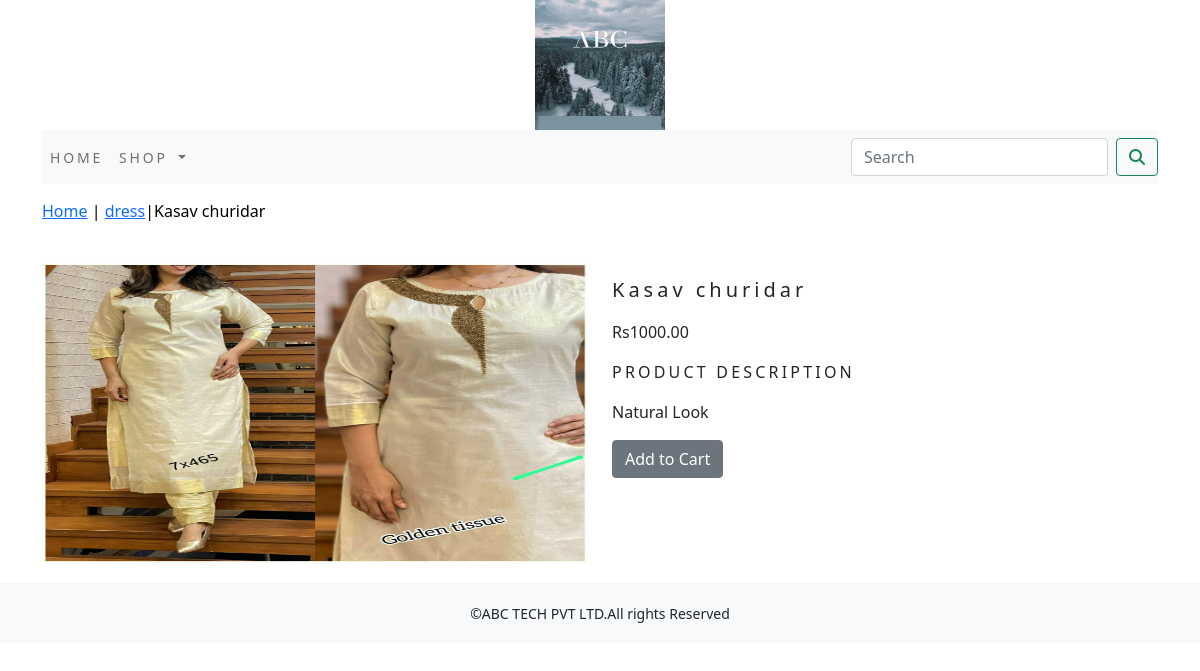
The page /shops/dress/kasav-churidar/ on the database its author committed.
### shops/models.py (models this page shows, shortened)
class Product(models.Model):
    name = models.CharField(max_length=250, unique=True)
    slug = models.SlugField(max_length=250, unique=True)
    description = models.TextField(blank=True)
    price = models.DecimalField(max_digits=10, decimal_places=2)
    category = models.ForeignKey(Category, on_delete=models.CASCADE)
    image = models.ImageField(upload_to='product', blank=True)
    stock = models.IntegerField()
    available = models.BooleanField(default=True)
    created = models.DateTimeField(auto_now_add=True)
    updated = models.DateTimeField(auto_now=True)
    class Meta:
        ordering = ('name',)
        verbose_name = 'product'
        verbose_name_plural = 'products'

class Category(models.Model):
    name = models.CharField(max_length=250, unique=True)
    slug = models.SlugField(max_length=250, unique=True)
    description = models.TextField(blank=True)
    image = models.ImageField(upload_to='category', blank=True)
    class Meta:
        ordering = ('name',)
        verbose_name = 'category'
        verbose_name_plural = 'categories'
    def get_url(self):
        return reverse('shops:products_by_category', args=[self.slug])
    def __str__(self):
        return '{}'.format(self.name)

### shops/views.py (the view)
# urls.py: path('<slug:c_slug>/<slug:product_slug>/', views.proDetail, name='prodCatdetail'),
def proDetail(request, c_slug, product_slug):
    try:
        product = Product.objects.get(category__slug=c_slug, slug=product_slug)
    except Exception as e:
        raise e
    return render(request, 'product.html', {'product': product})

### cart/context_processors.py (called while the page is built)
def counter(request):
    item_count=0
    if 'admin' in request.path:
        return '{}'
    else:
        try:
            cart=Cart.objects.filter(cart_id=_cart_id(request))
            car_items=CartItem.objects.all().filter(cart=cart[:1])
            for cart_item in car_items:
                item_count += cart_item.quantity
        except Cart.DoesNotExist:
            item_count=0
    return dict(item_count=item_count)

### cart/views.py (called while the page is built)
def _cart_id(request):
    cart = request.session.session_key
    if not cart:
        cart = request.session.create()
    return cart

### shops/context_processors.py (called while the page is built)
def menu_links(request):
    links=Category.objects.all()
    return dict(links=links)

### templates/product.html (shortened to what this page needs)
{% extends 'base.html' %}
{% load static %}
{% block content %}
<div class="row my_prod_row_class">
  <div class="mx_auto">
    <p><a href="{% url 'shops:allProdCat' %}">Home</a> | <a href="{{product.category.get_url}}">{{product.category}}</a>|{{product.name}} </p>
  </div>
    <div class="container">
<br>
<div class="row">
    <div class="col-12 col-sm-12 col-md-12 col-lg-6 text-center">
        <div style="min-width:18rem">
            <img class="card-img-top my_image image-resize" src="{{product.image.url}}" alt="{{product.name}}">
        </div>
    </div>
            <div class="col-12 col-sm-12 col-md-12 col-lg-6 ">
                <div>
            <h1 class="my_prod_title" >{{product.name}}</h1>
            <p>Rs{{product.price}}</p>
                <p class="my_title">Product Description</p>
            <p class="text-justify my_prod_text">{{product.description}}</p>
            {% if product.stock <= 0 %}
              <p class="text-justify my_prod_text"><b>Out Of Stock</b></p>
            {% else %}
              <a class="btn btn-secondary" href="{% url 'cart:add_cart' product.id %}">Add to Cart</a>
            {% endif %}
        </div>
        </div>
</div>
</div>
</div>
{% endblock%}

### static/css/custom.css (style rules this page uses)
body { font-family:'Roboto', sans-serif; }
.my_image { display:flex; }
.my_title { font-size:16px; text-transform:uppercase; letter-spacing:.2em; }
.image-resize { height:300px; }
.my_prod_row_class { padding-top:15px; padding-bottom:20px; }
.my_prod_row_class .mx_auto { color:#000; font-size12px; text-decoration:none; }
.my_prod_title { font-size:20px; text_transform:uppercase; letter-spacing:.2em; padding-top:15px; padding-bottom:10px; }
.my_prod_text { padding-right:20px; }
.my_image { width:100%; height:auto; }

### rows shown on the page
Product: category "dress", name "Kasav churidar", image (picture), price "1000.00", description "Natural Look"
